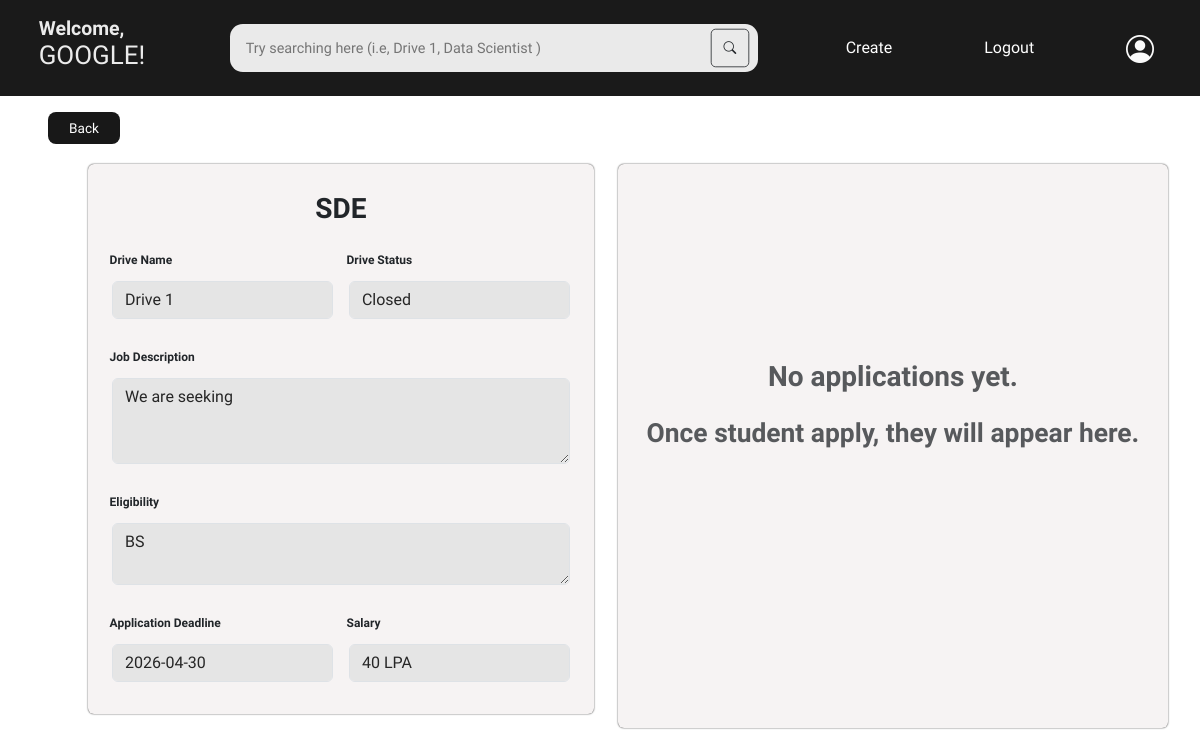
The app's page /drive_details/1 (signed in) with its own data.
### models.py (models this page shows)
class recruiters(db.Model):
    id=db.Column(db.Integer,primary_key=True)
    company=db.Column(db.String(150), nullable=False, unique=True)
    location=db.Column(db.String(100), nullable=False)
    hrcontact=db.Column(db.String(20), nullable=False, unique=True)
    website=db.Column(db.String(255), nullable=False, unique=True)
    companytype=db.Column(db.String(50), nullable=False)
    ps=db.Column(db.String(50), nullable=False)
    email=db.Column(db.String(50),nullable=False, unique=True)
    password=db.Column(db.String,nullable=False)
    status=db.Column(db.String(10), nullable=False, default="Pending") # Pending, Approved, Blacklisted
    drive=db.relationship("drives", backref="recruiters", lazy=True, cascade="all, delete-orphan")

class drives(db.Model):
    id=db.Column(db.Integer, primary_key=True)
    drivename=db.Column(db.String, nullable=False)
    jobtitle=db.Column(db.String, nullable=False)
    description=db.Column(db.String, nullable=False)
    eligibility=db.Column(db.String, nullable=False)
    deadline=db.Column(db.Date, nullable=False)
    salary=db.Column(db.String, nullable=False)
    status= db.Column(db.String(50), nullable=False, default="Pending") # Pending, Ongoing, Closed, Rejected
    company_id=db.Column(db.Integer, db.ForeignKey("recruiters.id"), nullable=False)
    application=db.relationship("applications", backref="drives", lazy=True, cascade="all, delete-orphan")

### app.py (the view, shortened to what this page needs)
@app.route("/drive_details/<int:drive_id>", methods=["POST","GET"])
def drive_details(drive_id):
    if "company_id" in session:
        drive=drives.query.filter_by(id=drive_id, company_id=session.get("company_id")).first()
        if drive:
            if drive.status =="Ongoing" or drive.status=="Closed":
                if request.method=="POST":
                    drive.status=request.form.get("status")
                    db.session.commit()
                    if drive.status=="Closed":
                        flash("Drive closed","success")
                        return redirect(url_for("companyhome"))
                    else:
                        return redirect(url_for("companyhome"))
            company=recruiters.query.filter_by(id=session.get("company_id")).first()
            application=applications.query.filter_by(drive_id=drive_id).all()
            student=students.query.all()
            return render_template("drive_details.html", drive=drive, company=company, application=application, student=student)
        else:
            flash("Drive does not exist","warning")
            return redirect(url_for("companyhome"))
    else:
        flash("Access denied","danger")
        return redirect(url_for("hero"))

### templates/drive_details.html (shortened to what this page needs)
{% extends "companyhome.html" %}
{% block content %}
<a href="/companyhome" style="text-decoration: none;">
    <div class="backbutton"
        style="display: flex;justify-content: center;align-items: center; font-family: lexend;font-size: 1.7vh;font-weight: 400; height: 4vh; width: 9vh; background-color: #181818; color: #ffffff; position: absolute;top: 14vh;left: 6vh; border-radius: 1vh;">
        Back</div>
</a>
<div style="display: flex; justify-content: space-between;margin-top: 2vh;">
    {% if drive.status=="Ongoing" or drive.status=="Closed" %}
    <div class="p-4 mt-5 rounded-2"
        style="margin-left: 11vh;height: 83%; width: 50%;background-color: rgb(246, 243, 243);box-shadow: 0vh 0vh 0.2vh 0vh #181818">
        <p class="text-center mb-3" style=" font-family:Lexend;font-size: 3.5vh;font-weight: 600;">
            {{drive.jobtitle}}</p>
        <form method="post" class="row g-3">
            <div class="col-md-6 mb-2">
                <label class="form-label">
                    <p
                        style="font-family: lexend; font-size: 1.5vh;font-weight: 700;margin-left: -0.3vh;margin-bottom: 0.5vh;">
                        Drive Name</p>
                </label>
                <input value="{{drive.drivename}}" class="form-control"
                    style="background-color:rgb(229, 229, 229);color: #262626;font-weight:400 ;font-family: Lexend;"
                    disabled>
            </div>
            <div class="col-md-6 mb-2">
                <label class="form-label">
                    <p
                        style="font-family: lexend; font-size: 1.5vh;font-weight: 700;margin-left: -0.3vh;margin-bottom: 0.5vh;">
                        Drive Status</p>
                </label>
                {% if drive.status=="Ongoing" %}
                <select name="status" class="form-control"
                    style="background-color:rgb(229, 229, 229);color: #262626;font-weight: 400;font-family:Lexend;">
                    <option value="Ongoing" selected>Ongoing</option>
                    <option value="Closed">Closed</option>
                </select>
                {% else %}
                <input value="{{drive.status}}" class="form-control"
                    style="background-color:rgb(229, 229, 229);color: #262626;font-weight:400 ;font-family: Lexend;"
                    disabled>
                {% endif %}
            </div>
            <div class="col-12 mb-2">
                <label class="form-label">
                    <p
                        style="font-family: lexend; font-size: 1.5vh;font-weight: 700;margin-left: -0.3vh;margin-bottom: 0.5vh;">
                        Job Description</p>
                </label>
                <textarea class="form-control" rows="3"
                    style="background-color:rgb(229, 229, 229);color: #262626;font-weight: 400;font-family: Lexend;"
                    disabled>{{drive.description}}</textarea>
            </div>
            <div class="col-12 mb-2">
                <label class="form-label">
                    <p
                        style="font-family: lexend; font-size: 1.5vh;font-weight: 700;margin-left: -0.3vh;margin-bottom: 0.5vh;">
                        Eligibility</p>
                </label>
                <textarea class="form-control" rows="2"
                    style="background-color:rgb(229, 229, 229);color: #262626;font-weight: 400;font-family: Lexend;"
                    disabled>{{drive.eligibility}}</textarea>
            </div>
            {% if drive.status=="Ongoing" %}
            <div class="col-md-4 mb-2">
                <label class="form-label">
                    <p
                        style="font-family: lexend; font-size: 1.5vh;font-weight: 700;margin-left: -0.3vh;margin-bottom: 0.5vh;">
                        Application Deadline</p>
                </label>
                <input value="{{drive.deadline}}" class="form-control"
                    style="background-color:rgb(229, 229, 229);color: #262626;font-weight: 400;font-family: Lexend;"
                    disabled>
            </div>
            <div class="col-md-4 mb-2">
                <label class="form-label">
                    <p
                        style="font-family: lexend; font-size: 1.5vh;font-weight: 700;margin-left: -0.3vh;margin-bottom: 0.5vh;">
                        Salary</p>
                </label>
                <input value="{{drive.salary}}" class="form-control"
                    style="background-color:rgb(229, 229, 229);color: #262626;font-weight: 400;font-family: Lexend;"
                    disabled>
            </div>
            <div class="col-md-4 mb-2">
                <div class="text-center viewbutton" style="position: absolute; bottom: 12.5vh;left: 71vh;">
                    <button type="submit" class="btn btn-dark"
                        style="width: 32vh;height: 6vh;font-family: Lexend;font-weight: 600;font-size: 2.5vh;">Update
                        Status</button>
                </div>
            </div>
            {% else %}
            <div class="col-md-6 mb-2">
                <label class="form-label">
                    <p
                        style="font-family: lexend; font-size: 1.5vh;font-weight: 700;margin-left: -0.3vh;margin-bottom: 0.5vh;">
                        Application Deadline</p>
                </label>
                <input value="{{drive.deadline}}" class="form-control"
                    style="background-color:rgb(229, 229, 229);color: #262626;font-weight: 400;font-family: Lexend;"
                    disabled>
            </div>
            <div class="col-md-6 mb-2">
                <label class="form-label">
                    <p
                        style="font-family: lexend; font-size: 1.5vh;font-weight: 700;margin-left: -0.3vh;margin-bottom: 0.5vh;">
                        Salary</p>
                </label>
                <input value="{{drive.salary}}" class="form-control"
                    style="background-color:rgb(229, 229, 229);color: #262626;font-weight: 400;font-family: Lexend;"
                    disabled>
            </div>
            {% endif %}
        </form>
    </div>
    {% endif %}
    <div class="p-2 mt-5 rounded-2"
        style="margin-left:3vh;margin-right: 4vh;height:70.5vh; width: 55%;box-shadow: 0vh 0vh 0.2vh 0vh #181818; background-color:  rgb(246, 243, 243);">
        {% if application %}
        <p class="text-center mb-4 mt-2" style="font-family:Lexend;font-size: 4vh;font-weight: 600;">
            Student Applications </p>
        <div style="max-height: 56vh; overflow: auto;">
            <table class="table table-hover">
                <tr class="table-secondary">
                    <th scope="col" style="font-family: Lexend;">Student Name</th>
                    <th scope="col" style="width: 180px; text-align: center;font-family: Lexend;">Email</th>
                    <th scope="col" style="width: 80px; text-align: center;font-family: Lexend;">Status</th>
                    <th scope="col" style="width: 80px; text-align: center;font-family: Lexend;">Application
                    </th>
                </tr>
                {% for a in application %}
                {% for s in student %}
                {% if a.student_id == s.id %}
                <tr>
                    <td style="font-family: lexend;">{{s.name}}</td>
                    <td style="width: 180px; text-align: center; font-family: lexend;">{{s.email}}</td>
                    {% if a.status== "Applied" %}
                    <td style="width: 100px; text-align: center;font-family: lexend;"><span
                            class="badge text-bg-primary">{{a.status}}</span></td>
                    {% elif a.status== "Shortlisted" %}
                    <td style="width: 100px; text-align: center;font-family: lexend;"><span
                            class="badge text-bg-warning">{{a.status}}</span></td>
                    {% elif a.status== "Accepted" %}
                    <td style="width: 100px; text-align: center;font-family: lexend;"><span
                            class="badge text-bg-success">{{a.status}}</span></td>
                    {% elif a.status== "Rejected" %}
                    <td style="width: 100px; text-align: center;font-family: lexend;"><span
                            class="badge text-bg-danger">{{a.status}}</span></td>
                    {% endif %}
                    <td style="width: 80px; text-align: right;"><a href="/view_application/{{a.id}}"><button
                                type="button" class="btn btn-dark"
                                style="width: 10vh;height: 4.5vh;font-family: Lexend;font-weight: 450;font-size: 2vh;">View</button></a>
                    </td>
                </tr>
                {% endif %}
                {% endfor %}
                {% endfor %}
            </table>
        </div>
        {% else %}
        <p class="text-center text-muted"
            style="font-family: lexend; font-size: 3.5vh; font-weight: 600; margin-top: 23vh;">No applications
            yet.</p>
        <p class="text-center text-muted" style="font-family: lexend; font-size: 3.3vh; font-weight: 600;">Once
            student apply, they will appear here.</p>
        {% endif %}
    </div>
</div>
{% endblock %}

### templates/companyhome.html (shortened to what this page needs)
<!DOCTYPE html>
<html lang="en">
<head>
    <link rel="stylesheet" href="/static/home.css">
    <link href="https://cdn.jsdelivr.net/npm/bootstrap@5.0.2/dist/css/bootstrap.min.css" rel="stylesheet"
>
    <link href="https://cdn.jsdelivr.net/npm/bootstrap@5.3.8/dist/css/bootstrap.min.css" rel="stylesheet"
>
    <link rel="stylesheet"
        href="https://cdnjs.cloudflare.com/ajax/libs/bootstrap-icons/1.13.1/font/bootstrap-icons.min.css">
</head>
<body>
    <div class="parent">
        <div class="nav">
            <div class="head">
                <a href="/companyhome" style="text-decoration: none;">
                    <p class="title">Welcome,</p>
                    <p class="subtitle">{{ company.company.split(" ")[0] | upper}}!</p>
                </a>
            </div>
            <form method="post" action="/company/search">
            <div class="bar_search">
                <input name="query" type="search" class="Search" placeholder="Try searching here (i.e, Drive 1, Data Scientist )" required>
                <button class="btn btn-outline-dark" type="submit"><i class="bi bi-search"></i></button>
            </div>
            </form>
            <a href="/createdrive" class="links">Create</a>
            <a href="/logout" class="links">Logout</a>
            <a href="/company_profile/{{company.id}}" class="pfp"><i class="bi bi-person-circle" style="font-size: 3.5vh; color: #fafafa;"></i></a>
        </div>
        <div class="main_content">
            {% block content %}{% endblock %}
        </div>
</body>
</html>

### static/home.css (style rules this page uses)
body { background-color: #fafafa; height: 100%; width: 100%; color: #181818; overflow: hidden; padding: 0; margin: 0; font-family: "Lexend"; }
.parent { height: 100%; width: 100%; }
.nav { display: flex; justify-content: space-around; background-color: #1A1A1A; height: 12vh; align-items: center; }
.Search { width: 66vh; height: 6vh; border: none; border-radius: 1.6vh; background-color: #EAEAEA; color: #181818; font-family: "Lexend"; font-weight: 300; padding: 0vh 7vh 0vh 2vh; font-size: 1.8vh; }
.bar_search { display: flex; }
.btn { height: 6vh; width: 6vh; border-radius: 1.6vh; display: flex; align-items: center; justify-content: center; border: none; margin-left: -6.5vh; background-color: #EAEAEA; scale: 0.8; }
.title { font-family: "Lexend"; font-weight: 550; color: rgb(235, 235, 235); font-size: 2.1vh; margin-top: 1.4vh; }
.subtitle { font-family: "Lexend"; font-weight: 500; color: rgb(235, 235, 235); font-size: 2.8vh; margin-top: -2.8vh; }
.head { scale: 1.16; transition: all 0.1s ease-in-out; }
.links { color: #ffffff; text-decoration: none; font-family: "Lexend"; font-size: 2vh; font-weight: 400; transition: all 0.1s ease-in-out; }
.main_content { height: 88vh; overflow: auto; }
.pfp { color:#ffffff ; transition: all 0.1s ease-in-out; }

### records on screen
recruiters: company "GOOGLE"
drives: jobtitle "SDE", drivename "Drive 1", status "Closed", description "We are seeking", eligibility "BS", deadline "2026-04-30", salary "40 LPA"
